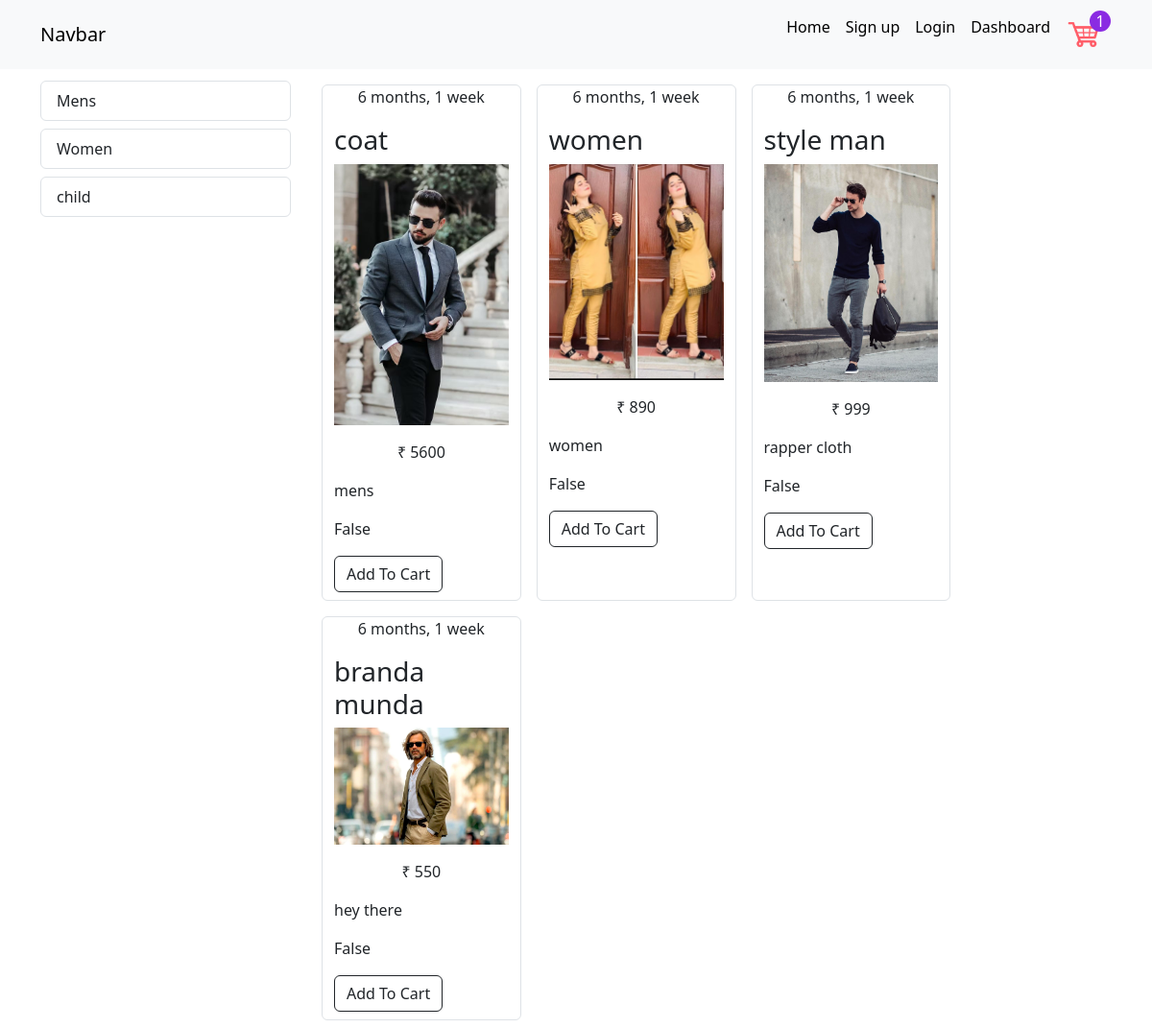
/dashboard/, run on the app's committed database.
### my_app/models.py (models this page shows, shortened)
class Catogory(models.Model):
    name=models.CharField(max_length=200)

class Product(models.Model):
    category = models.ForeignKey(Catogory, on_delete=models.CASCADE,default="2")
    product_name = models.CharField(max_length=250,null=True)
    product_price = models.CharField(max_length=250,null=True)
    created_at = models.DateTimeField(("Created At"), auto_now_add=True, null=True)
    image = models.ImageField(upload_to='products/')
    desc = models.TextField()

### my_app/views.py (the view)
# urls.py: path('dashboard/', dashboard,name='dashboard'),
def dashboard(request):
    if Signup.objects.exists():
        Products = None
        product = request.POST.get('product-id')
        Catogorys = Catogory.objects.all()
        category_id = request.GET.get('Catogory')
        cart = request.session.get('cart')
        if cart:
            cart[product] = 1
        else:
            cart = {}
            cart[product] = 1
        request.session['cart'] = cart
        if request.method == "POST":
            product = request.POST.get('product-id')
            print("product = ", product)
        if category_id:
            Products = Product.objects.filter(category_id=category_id)
        else:
            Products = Product.objects.all()
        data = {
            'Products': Products,
            'Catogorys': Catogorys,
        }
        return render(request, 'dashboard.html', data)
    else:
        return render(request, 'login.html')

### my_app/templatetags/cart.py (called while the page is built)
@register.filter(name='is_cart')
def is_cart(product,cart):
    print(cart.keys())
    keys=cart.keys()
    for id in keys:
        if id == str(product.id):
            return True
    return False

### templates/dashboard.html (shortened to what this page needs)
{% extends "base.html" %}
{% load static %}
{% block content %}
{% load cart %}
  <div class="container mt-2" >
    <div class="row">
        <div class="col-lg-3">
            {% if Catogorys %}
            {% for Catogory  in Catogorys %}
            <ul class="list-group py-1">
                <a class="list-group-item list-group-item-action " href="/dashboard?Catogory={{Catogory.id}}">{{Catogory.name}}</a>
            </ul>
            {% endfor %}
            {% endif %}
        </div>
        <div class="col-lg-9">
            <div class="row mx-auto ">
                {% if Products %}
            {% for Product  in  Products %}
                <div class="col-md-3 border rounded m-2">
                    <p class="text-center">{{ Product.created_at|timesince }}</p>
                    <h3> {{Product.product_name }}
                       </h3>
                       <img src="{{Product.image.url}}" class='img-fluid'  >
                       <p class="text-center pt-3">₹ {{Product.product_price}} </p>
                       <p>  {{Product.desc}} </p>
                       {{ Product | is_cart:request.session.cart }}
                       {% if Product|is_cart:request.session.cart  %}
                       <p class="text-center"> Already Added In Cart <p/>
                       {% else %}
                       <form method="post"  class=" my-2">
                         <button type="submit" class="btn btn-outline-dark mt-2">Add To Cart</button>
                       </form>
                       {% endif %}
                </div>
                {% endfor %}
            {% endif %}
            </div>
        </div>
    </div>
</div>
{% endblock  %}

### templates/base.html (shortened to what this page needs)
<!doctype html>
{% load static %}
<html lang="en">
<head>
  <link rel="stylesheet" href="{%  static 'style.css'  %}">
  <link href="https://cdn.jsdelivr.net/npm/bootstrap@5.3.3/dist/css/bootstrap.min.css" rel="stylesheet"
>
    <link href="https://cdnjs.cloudflare.com/ajax/libs/font-awesome/5.15.4/css/all.min.css" rel="stylesheet">
</head>
<body>
  <nav class="navbar navbar-expand-lg bg-body-tertiary">
    <div class="container ">
      <a class="navbar-brand" href="#">Navbar</a>
      <div class="collapse navbar-collapse" id="navbarSupportedContent">
        <ul class="navbar-nav ms-auto mb-2 mb-lg-0">
          <li class="nav-item">
            <a class="nav-link active" aria-current="page" href="/">Home</a>
          </li>
          {% if request.session.Signup_id %}
          <li class="nav-item">
            <a class="nav-link" href="{% url "logout" %}">Logout</a>
          </li>
          {% else %}
          <li class="nav-item">
            <a class="nav-link" href="{% url "signup" %}">Sign up</a>
          </li>
          <li class="nav-item">
            <a class="nav-link" href="{% url "login" %}">Login</a>
          </li>
          {% endif %}
          <li class="nav-item">
            <a class="nav-link" href="{% url "dashboard" %}">Dashboard</a>
          </li>
          <li class="nav-item position-relative">
            <a class="nav-link" href="{% url "cart" %}">
              <img src="{% static 'img/pngwing.com.png' %}" class="img-fluid " style="height:40px;">
              <div class=" box-design" style="top: 3px; right: 1px; position: absolute;">
                <span class="text-center text-white" id="cartItemCount">{{request.session.cart.keys|length}} </span>
              </div>
            </a>
          </li>
        </ul>
      </div>
    </div>
  </nav>
  {% block content %}{% endblock %}
</body>
</html>

### static/style.css (style rules this page uses)
.box-design { background-color: blueviolet !important; width: 22px !important; height: 22px !important; border-radius: 50% !important; display: flex; justify-content: center; align-items: center; }
.nav-link { color: #000 !important; }

### data on the page
Catogory: name "Mens"
Catogory: name "Women"
Catogory: name "child"
Product: created_at "6 months, 1 week", product_name "coat", image (picture), product_price "5600", desc "mens", id "False"
Product: created_at "6 months, 1 week", product_name "women", image (picture), product_price "890", desc "women", id "False"
Product: created_at "6 months, 1 week", product_name "style man", image (picture), product_price "999", desc "rapper cloth", id "False"
Product: created_at "6 months, 1 week", product_name "branda munda", image (picture), product_price "550", desc "hey there", id "False"

### other printed values
{{ request.session.cart.keys|length }} "1"
